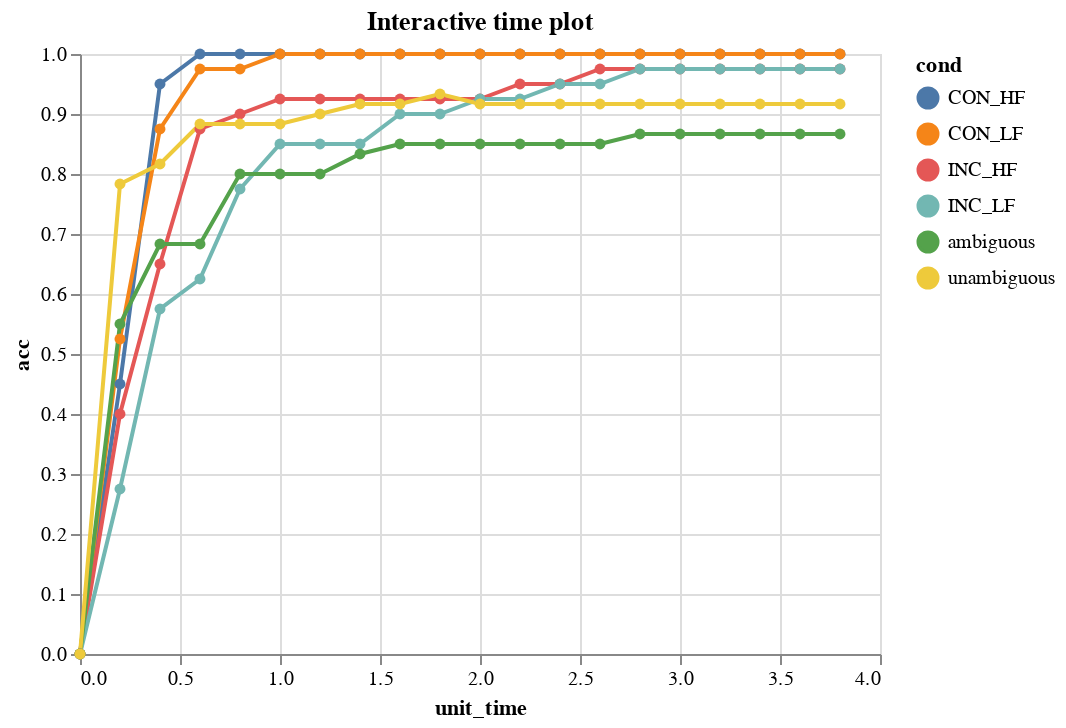

Notebook code cell kept with this figure:
### Markdown cell above
### Lesion time plot deep dive

### Code cell
time_inter = vis_ns.plot_time_interactive('acc')
time_inter.save(cfg.path_plot_folder + 'interactive_strain_time.html')
time_inter

### Figure 1 — Vega-Lite specification as saved in the notebook (floating-point values rounded to 4 significant figures; data arrays with more than 128 entries replaced by an {"elided": "..."} marker saying what was removed)
{"mark": {"point": true, "type": "line"}, "data": {"name": "data-7200c91545dcb838535e936e65186987"}, "transform": [{"filter": {"selection": "filter"}}], "selection": {"selector009": {"fields": ["cond"], "bind": "legend", "type": "multi", "on": "click", "empty": "all"}, "filter": {"bind": {"max": 100, "step": 5, "min": 5, "input": "range"}, "init": {"epoch": 100}, "fields": ["epoch"], "type": "single"}}, "encoding": {"x": {"field": "unit_time", "type": "quantitative"}, "opacity": {"value": 0.1, "condition": {"value": 1, "selection": "selector009"}}, "y": {"field": "acc", "type": "quantitative"}, "color": {"field": "cond", "type": "nominal"}, "tooltip": [{"field": "epoch", "type": "quantitative"}, {"field": "timestep", "type": "quantitative"}, {"field": "sample_mil", "type": "quantitative"}, {"field": "acc", "type": "quantitative"}, {"field": "sse", "type": "quantitative"}]}, "$schema": "https://vega.github.io/schema/vega-lite/v4.0.2.json", "datasets": {"data-7200c91545dcb838535e936e65186987": {"elided": "2400 records"}}, "title": "Interactive time plot", "config": {"view": {"continuousHeight": 300, "continuousWidth": 400}}}
